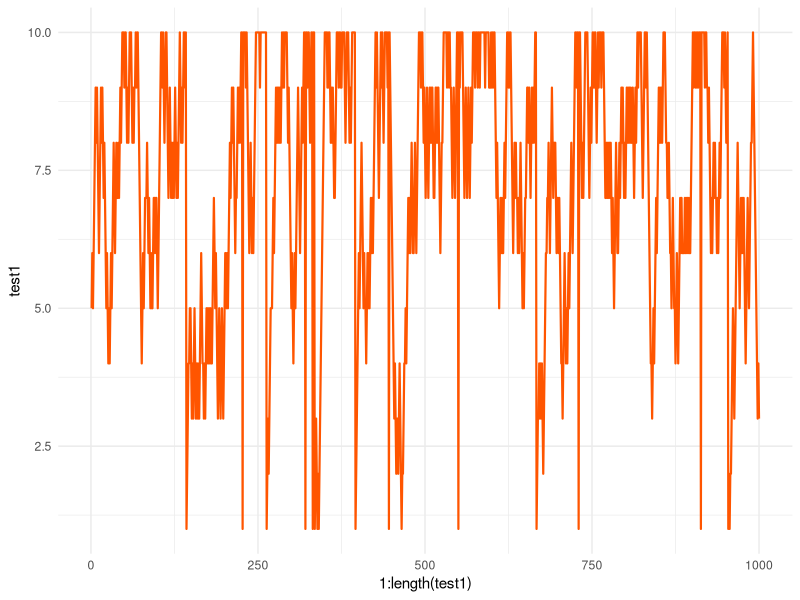
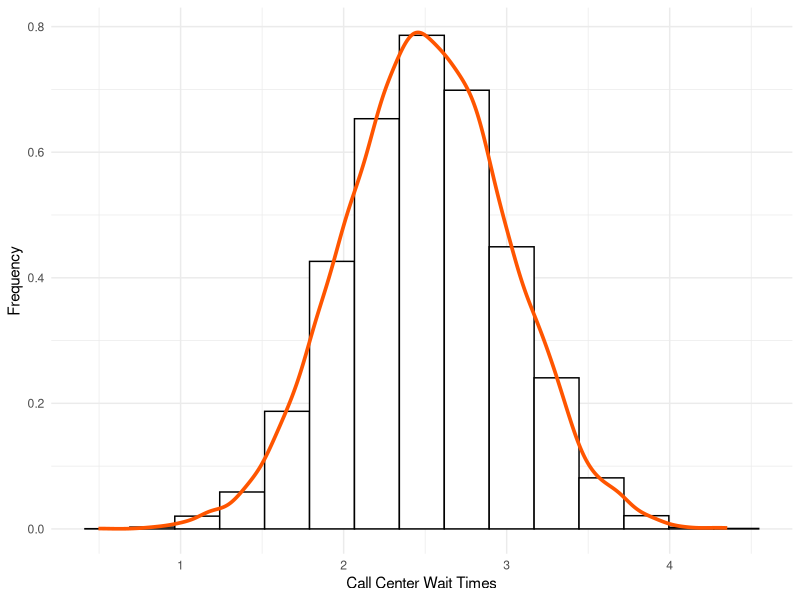
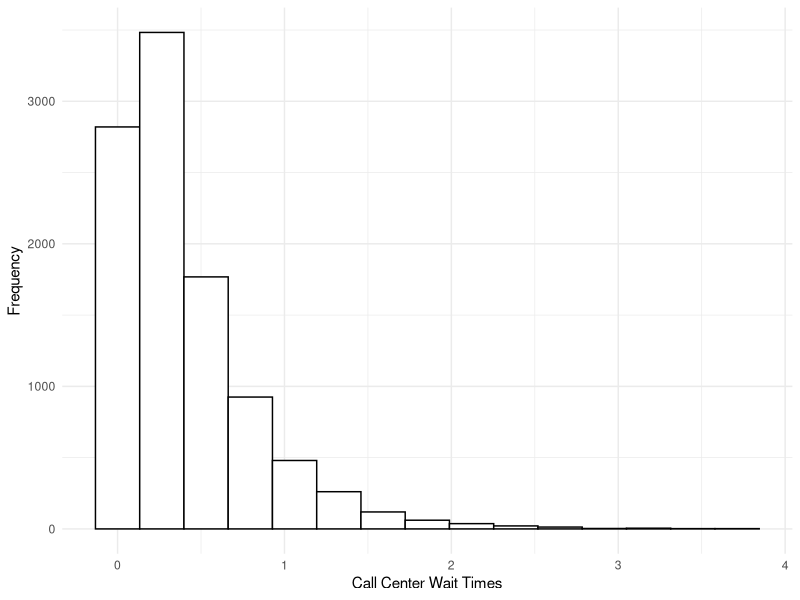
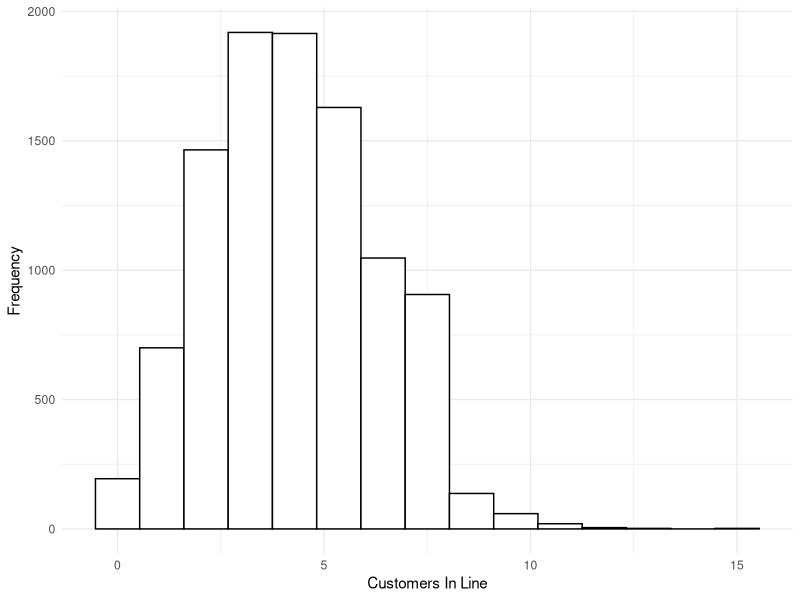
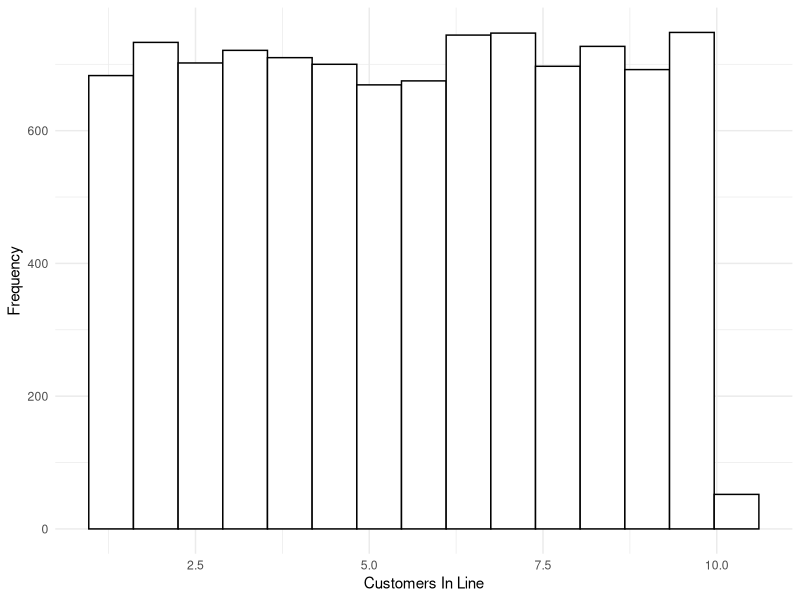

These figures' R source, in order:
## ---- chunk 1
knitr::opts_chunk$set(echo = FALSE)
## ---- chunk 2
markovSim = function(daysRun, startDay) {
  
  position = rep(0, daysRun)
  
  current = startDay
  
  for(i in 1:daysRun) {
    position[i] = current
    
    proposal = current + sample(c(-1, 1), size = 1)
    
    if(proposal < 1) proposal = 10
    
    if(proposal > 10) proposal = 1
    
    probabilityMove = proposal / current
    
    current = ifelse(runif(1) < probabilityMove, proposal, current)
    
    # print(paste(position[i], proposal, probabilityMove, current, sep = " -> "))
  }
  
  return(position)
}

test1 = markovSim(1000, 5)

test2 = markovSim(1000, 6)

library(ggplot2)

ggplot() + 
  geom_line(data = as.data.frame(test1), aes(1:length(test1), test1), 
            color = "#ff5500", size = .75) +
  theme_minimal()
## ---- chunk 3
library(dplyr)

library(ggplot2)

data.frame(x = rnorm(10000, mean = 2.5, sd = .5)) %>% 
  ggplot(., aes(x = x, y = ..density..)) +
  geom_histogram(color = "black", fill = "white", bins = 15) +
  geom_density(color = "#ff5500", size = 1.25) +
  theme_minimal() +
  labs(x = "Call Center Wait Times", y = "Frequency")
## ---- chunk 4
data.frame(x = rexp(10000, rate = 2.5)) %>% 
  ggplot(., aes(x = x)) +
  geom_histogram(color = "black", fill = "white", bins = 15) +
  theme_minimal() +
  labs(x = "Call Center Wait Times", y = "Frequency")
## ---- chunk 5
data.frame(x = rpois(10000, lambda = 4)) %>% 
  ggplot(., aes(x = x)) +
  geom_histogram(color = "black", fill = "white", bins = 15) +
  theme_minimal() +
  labs(x = "Customers In Line", y = "Frequency")
## ---- chunk 6
data.frame(x = runif(10000, min = 1, max = 10)) %>% 
  ggplot(., aes(x = x)) +
  geom_histogram(color = "black", fill = "white", bins = 15) +
  theme_minimal() +
  labs(x = "Customers In Line", y = "Frequency")
## ---- chunk 7
library(DiagrammeR)

grViz("
digraph {
  graph [overlap = true, fontsize = 10, rankdir = LR]
  
  node [shape = box, style = filled, color = black, fillcolor = aliceblue]
  A [label = 'Door']
  B [label = 'Line']
  C [label = 'Teller']
  D [label = 'Served Customer']

  A->B B->C C->D
}
")
## ---- chunk 8
grViz("
digraph {
  graph [overlap = true, fontsize = 10, rankdir = LR]
  
  node [shape = box, style = filled, color = black, fillcolor = aliceblue]
  
  A [label = 'Entrance']
  B [label = 'Buffer']
  C [label = 'Work Station']
  D [label = 'Buffer']

  A->B B->C C->D
}
")

## ---- chunk 9


grViz("
digraph {
  graph [overlap = true, fontsize = 10, rankdir = LR]
  
  node [shape = box, style = filled, color = black, fillcolor = aliceblue]
  
  A [label = 'Door']
  B [label = 'Line']
  C [label = 'Teller 1']
  D [label = 'Teller 2']
  E [label = 'Served']
  
  A->B 
  B->C
  B->D
  C->E
  D->E
}
")

## ---- chunk 10

grViz("
digraph boxes_and_circles {
  graph [overlap = true, fontsize = 10]
  
  node [shape = box, style = filled, color = black, fillcolor = aliceblue]
  
  A [label = 'Arrival']
  B [label = 'Line 1']
  C [label = 'Insp 1']
  D [label = 'Insp 2']
  E [label = 'DP']
  F [label = 'Line 2']
  G [label = 'Done']
  H [label = 'Add Insp 1']
  I [label = 'Add Insp 1']

  
  A->B
  B->C
  B->D
  C->E
  D->E
  E->F
  E->G
  F->H
  F->I
  H->G
  I->G
}")
